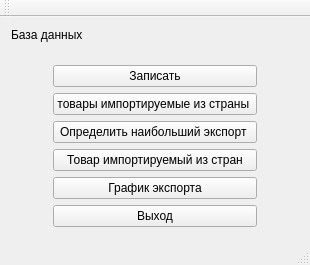
<?xml version="1.0" encoding="UTF-8"?>
<ui version="4.0">
 <class>MainWindow</class>
 <widget class="QMainWindow" name="MainWindow">
  <property name="geometry">
   <rect>
    <x>0</x>
    <y>0</y>
    <width>310</width>
    <height>265</height>
   </rect>
  </property>
  <property name="windowTitle">
   <string>Меню</string>
  </property>
  <widget class="QWidget" name="centralWidget">
   <layout class="QVBoxLayout" name="verticalLayout_4">
    <item>
     <widget class="QLabel" name="label">
      <property name="text">
       <string>База данных</string>
      </property>
     </widget>
    </item>
    <item>
     <layout class="QHBoxLayout" name="horizontalLayout">
      <item>
       <spacer name="horizontalSpacer">
        <property name="orientation">
         <enum>Qt::Horizontal</enum>
        </property>
        <property name="sizeHint" stdset="0">
         <size>
          <width>28</width>
          <height>20</height>
         </size>
        </property>
       </spacer>
      </item>
      <item>
       <layout class="QVBoxLayout" name="verticalLayout_3">
        <item>
         <spacer name="verticalSpacer_2">
          <property name="orientation">
           <enum>Qt::Vertical</enum>
          </property>
          <property name="sizeHint" stdset="0">
           <size>
            <width>20</width>
            <height>40</height>
           </size>
          </property>
         </spacer>
        </item>
        <item>
         <layout class="QVBoxLayout" name="verticalLayout_2">
          <item>
           <layout class="QVBoxLayout" name="verticalLayout">
            <item>
             <widget class="QPushButton" name="pushButton">
              <property name="text">
               <string>Записать</string>
              </property>
             </widget>
            </item>
            <item>
             <widget class="QPushButton" name="pushButton_2">
              <property name="text">
               <string>товары импортируемые из страны </string>
              </property>
             </widget>
            </item>
            <item>
             <widget class="QPushButton" name="pushButton_3">
              <property name="text">
               <string>Определить наибольший экспорт </string>
              </property>
             </widget>
            </item>
            <item>
             <widget class="QPushButton" name="pushButton_4">
              <property name="text">
               <string>Товар импортируемый из стран</string>
              </property>
             </widget>
            </item>
            <item>
             <widget class="QPushButton" name="pushButton_5">
              <property name="text">
               <string>График экспорта</string>
              </property>
             </widget>
            </item>
           </layout>
          </item>
          <item>
           <widget class="QPushButton" name="pushButton_6">
            <property name="text">
             <string>Выход</string>
            </property>
           </widget>
          </item>
         </layout>
        </item>
        <item>
         <spacer name="verticalSpacer">
          <property name="orientation">
           <enum>Qt::Vertical</enum>
          </property>
          <property name="sizeHint" stdset="0">
           <size>
            <width>20</width>
            <height>28</height>
           </size>
          </property>
         </spacer>
        </item>
       </layout>
      </item>
      <item>
       <spacer name="horizontalSpacer_2">
        <property name="orientation">
         <enum>Qt::Horizontal</enum>
        </property>
        <property name="sizeHint" stdset="0">
         <size>
          <width>18</width>
          <height>20</height>
         </size>
        </property>
       </spacer>
      </item>
     </layout>
    </item>
   </layout>
  </widget>
  <widget class="QMenuBar" name="menuBar">
   <property name="geometry">
    <rect>
     <x>0</x>
     <y>0</y>
     <width>310</width>
     <height>20</height>
    </rect>
   </property>
  </widget>
  <widget class="QToolBar" name="mainToolBar">
   <attribute name="toolBarArea">
    <enum>TopToolBarArea</enum>
   </attribute>
   <attribute name="toolBarBreak">
    <bool>false</bool>
   </attribute>
  </widget>
  <widget class="QStatusBar" name="statusBar"/>
 </widget>
 <layoutdefault spacing="6" margin="11"/>
 <resources/>
 <connections/>
</ui>
